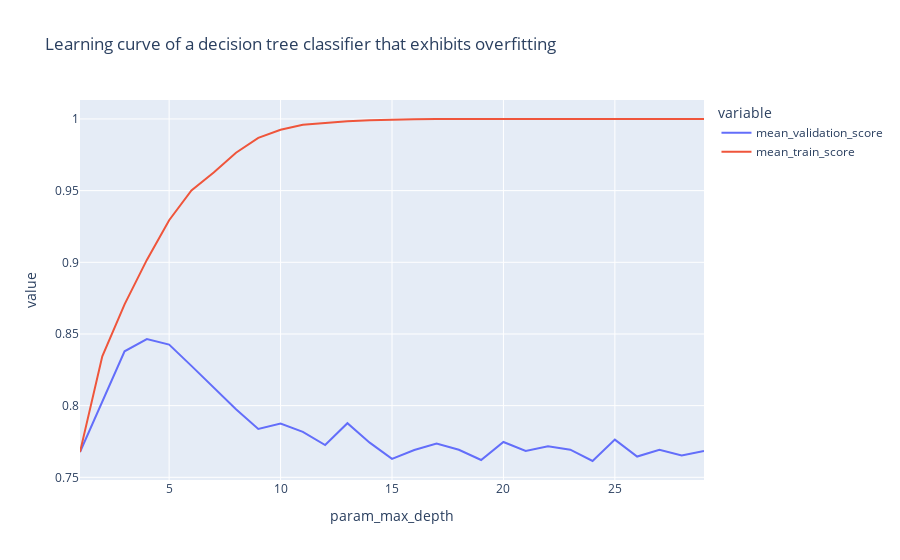

The cell this chart's notebook holds for it:
### Code cell
px.line(grid_search_results, x='param_max_depth', y=['mean_validation_score', 'mean_train_score'],
        title="Learning curve of a decision tree classifier that exhibits overfitting", height=600)

### Figure 1 — Plotly figure (JSON) as saved in the notebook; plotly's stock layout.template omitted (floating-point values rounded to 4 significant figures)
{"data": [{"hovertemplate": "variable=mean_validation_score<br>param_max_depth=%{x}<br>value=%{y}<extra></extra>", "legendgroup": "mean_validation_score", "line": {"color": "#636efa", "dash": "solid"}, "marker": {"symbol": "circle"}, "mode": "lines", "name": "mean_validation_score", "orientation": "v", "showlegend": true, "type": "scatter", "x": [1, 2, 3, 4, 5, 6, 7, 8, 9, 10, 11, 12, 13, 14, 15, 16, 17, 18, 19, 20, 21, 22, 23, 24, 25, 26, 27, 28, 29], "xaxis": "x", "y": [0.7676, 0.8028, 0.8379, 0.8465, 0.8426, 0.8278, 0.8125, 0.7976, 0.7838, 0.7875, 0.7817, 0.7725, 0.7878, 0.7742, 0.7629, 0.769, 0.7735, 0.7692, 0.7621, 0.7747, 0.7684, 0.7716, 0.7693, 0.7614, 0.7763, 0.7645, 0.7692, 0.7653, 0.7684], "yaxis": "y"}, {"hovertemplate": "variable=mean_train_score<br>param_max_depth=%{x}<br>value=%{y}<extra></extra>", "legendgroup": "mean_train_score", "line": {"color": "#EF553B", "dash": "solid"}, "marker": {"symbol": "circle"}, "mode": "lines", "name": "mean_train_score", "orientation": "v", "showlegend": true, "type": "scatter", "x": [1, 2, 3, 4, 5, 6, 7, 8, 9, 10, 11, 12, 13, 14, 15, 16, 17, 18, 19, 20, 21, 22, 23, 24, 25, 26, 27, 28, 29], "xaxis": "x", "y": [0.7676, 0.8344, 0.8707, 0.9017, 0.9294, 0.9502, 0.9627, 0.9764, 0.9868, 0.9925, 0.9959, 0.9974, 0.9983, 0.9991, 0.9996, 0.9998, 1.0, 1.0, 1.0, 1.0, 1.0, 1.0, 1.0, 1.0, 1.0, 1.0, 1.0, 1.0, 1.0], "yaxis": "y"}], "layout": {"autosize": true, "legend": {"title": {"text": "variable"}, "tracegroupgap": 0}, "title": {"text": "Learning curve of a decision tree classifier that exhibits overfitting"}, "xaxis": {"anchor": "y", "autorange": true, "domain": [0, 1], "range": [1, 29], "title": {"text": "param_max_depth"}, "type": "linear"}, "yaxis": {"anchor": "x", "autorange": true, "domain": [0, 1], "range": [0.7481, 1.013], "title": {"text": "value"}, "type": "linear"}}}
